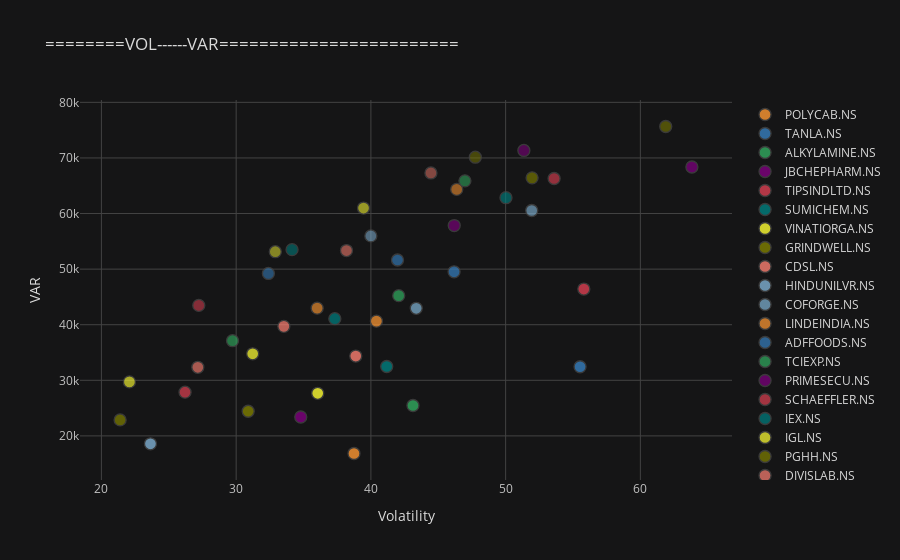

This figure's notebook cell:
### Code cell
df1.iplot(kind="scatter",
              x="Volatility%", y='Value at Risk',
              mode='markers',
              xTitle="Volatility", yTitle="VAR",
              title="========VOL------VAR========================", categories="Ticker",theme="solar")

### Figure 1 — Plotly figure (JSON) as saved in the notebook; plotly's stock layout.template omitted (floating-point values rounded to 4 significant figures)
{"data": [{"marker": {"color": "rgba(255, 153, 51, 1.0)", "line": {"width": 1.3}, "opacity": 0.8, "size": 12, "symbol": "circle"}, "mode": "markers", "name": "POLYCAB.NS", "textfont": {"color": "#D9D9D9"}, "type": "scatter", "x": [38.75], "y": [16830.0]}, {"marker": {"color": "rgba(55, 128, 191, 1.0)", "line": {"width": 1.3}, "opacity": 0.8, "size": 12, "symbol": "circle"}, "mode": "markers", "name": "TANLA.NS", "textfont": {"color": "#D9D9D9"}, "type": "scatter", "x": [55.52], "y": [32440.0]}, {"marker": {"color": "rgba(50, 171, 96, 1.0)", "line": {"width": 1.3}, "opacity": 0.8, "size": 12, "symbol": "circle"}, "mode": "markers", "name": "ALKYLAMINE.NS", "textfont": {"color": "#D9D9D9"}, "type": "scatter", "x": [43.12], "y": [25470.0]}, {"marker": {"color": "rgba(128, 0, 128, 1.0)", "line": {"width": 1.3}, "opacity": 0.8, "size": 12, "symbol": "circle"}, "mode": "markers", "name": "JBCHEPHARM.NS", "textfont": {"color": "#D9D9D9"}, "type": "scatter", "x": [34.79], "y": [23400.0]}, {"marker": {"color": "rgba(219, 64, 82, 1.0)", "line": {"width": 1.3}, "opacity": 0.8, "size": 12, "symbol": "circle"}, "mode": "markers", "name": "TIPSINDLTD.NS", "textfont": {"color": "#D9D9D9"}, "type": "scatter", "x": [55.8], "y": [46420.0]}, {"marker": {"color": "rgba(0, 128, 128, 1.0)", "line": {"width": 1.3}, "opacity": 0.8, "size": 12, "symbol": "circle"}, "mode": "markers", "name": "SUMICHEM.NS", "textfont": {"color": "#D9D9D9"}, "type": "scatter", "x": [41.17], "y": [32480.0]}, {"marker": {"color": "rgba(255, 255, 51, 1.0)", "line": {"width": 1.3}, "opacity": 0.8, "size": 12, "symbol": "circle"}, "mode": "markers", "name": "VINATIORGA.NS", "textfont": {"color": "#D9D9D9"}, "type": "scatter", "x": [36.05], "y": [27660.0]}, {"marker": {"color": "rgba(128, 128, 0, 1.0)", "line": {"width": 1.3}, "opacity": 0.8, "size": 12, "symbol": "circle"}, "mode": "markers", "name": "GRINDWELL.NS", "textfont": {"color": "#D9D9D9"}, "type": "scatter", "x": [30.89], "y": [24430.0]}, {"marker": {"color": "rgba(251, 128, 114, 1.0)", "line": {"width": 1.3}, "opacity": 0.8, "size": 12, "symbol": "circle"}, "mode": "markers", "name": "CDSL.NS", "textfont": {"color": "#D9D9D9"}, "type": "scatter", "x": [38.88], "y": [34360.0]}, {"marker": {"color": "rgba(128, 177, 211, 1.0)", "line": {"width": 1.3}, "opacity": 0.8, "size": 12, "symbol": "circle"}, "mode": "markers", "name": "HINDUNILVR.NS", "textfont": {"color": "#D9D9D9"}, "type": "scatter", "x": [23.64], "y": [18580.0]}, {"marker": {"color": "rgba(128, 177, 211, 0.8999999999999999)", "line": {"width": 1.3}, "opacity": 0.8, "size": 12, "symbol": "circle"}, "mode": "markers", "name": "COFORGE.NS", "textfont": {"color": "#D9D9D9"}, "type": "scatter", "x": [43.36], "y": [42950.0]}, {"marker": {"color": "rgba(255, 153, 51, 0.8999999999999999)", "line": {"width": 1.3}, "opacity": 0.8, "size": 12, "symbol": "circle"}, "mode": "markers", "name": "LINDEINDIA.NS", "textfont": {"color": "#D9D9D9"}, "type": "scatter", "x": [40.41], "y": [40640.0]}, {"marker": {"color": "rgba(55, 128, 191, 0.8999999999999999)", "line": {"width": 1.3}, "opacity": 0.8, "size": 12, "symbol": "circle"}, "mode": "markers", "name": "ADFFOODS.NS", "textfont": {"color": "#D9D9D9"}, "type": "scatter", "x": [46.17], "y": [49520.0]}, {"marker": {"color": "rgba(50, 171, 96, 0.8999999999999999)", "line": {"width": 1.3}, "opacity": 0.8, "size": 12, "symbol": "circle"}, "mode": "markers", "name": "TCIEXP.NS", "textfont": {"color": "#D9D9D9"}, "type": "scatter", "x": [42.06], "y": [45230.0]}, {"marker": {"color": "rgba(128, 0, 128, 0.8999999999999999)", "line": {"width": 1.3}, "opacity": 0.8, "size": 12, "symbol": "circle"}, "mode": "markers", "name": "PRIMESECU.NS", "textfont": {"color": "#D9D9D9"}, "type": "scatter", "x": [63.82], "y": [68370.0]}, {"marker": {"color": "rgba(219, 64, 82, 0.8999999999999999)", "line": {"width": 1.3}, "opacity": 0.8, "size": 12, "symbol": "circle"}, "mode": "markers", "name": "SCHAEFFLER.NS", "textfont": {"color": "#D9D9D9"}, "type": "scatter", "x": [26.21], "y": [27870.0]}, {"marker": {"color": "rgba(0, 128, 128, 0.8999999999999999)", "line": {"width": 1.3}, "opacity": 0.8, "size": 12, "symbol": "circle"}, "mode": "markers", "name": "IEX.NS", "textfont": {"color": "#D9D9D9"}, "type": "scatter", "x": [37.32], "y": [41080.0]}, {"marker": {"color": "rgba(255, 255, 51, 0.8999999999999999)", "line": {"width": 1.3}, "opacity": 0.8, "size": 12, "symbol": "circle"}, "mode": "markers", "name": "IGL.NS", "textfont": {"color": "#D9D9D9"}, "type": "scatter", "x": [31.23], "y": [34770.0]}, {"marker": {"color": "rgba(128, 128, 0, 0.8999999999999999)", "line": {"width": 1.3}, "opacity": 0.8, "size": 12, "symbol": "circle"}, "mode": "markers", "name": "PGHH.NS", "textfont": {"color": "#D9D9D9"}, "type": "scatter", "x": [21.39], "y": [22880.0]}, {"marker": {"color": "rgba(251, 128, 114, 0.8999999999999999)", "line": {"width": 1.3}, "opacity": 0.8, "size": 12, "symbol": "circle"}, "mode": "markers", "name": "DIVISLAB.NS", "textfont": {"color": "#D9D9D9"}, "type": "scatter", "x": [33.54], "y": [39700.0]}, {"marker": {"color": "rgba(251, 128, 114, 0.7999999999999998)", "line": {"width": 1.3}, "opacity": 0.8, "size": 12, "symbol": "circle"}, "mode": "markers", "name": "SKFINDIA.NS", "textfont": {"color": "#D9D9D9"}, "type": "scatter", "x": [27.15], "y": [32340.0]}, {"marker": {"color": "rgba(128, 177, 211, 0.7999999999999998)", "line": {"width": 1.3}, "opacity": 0.8, "size": 12, "symbol": "circle"}, "mode": "markers", "name": "CAPLIPOINT.NS", "textfont": {"color": "#D9D9D9"}, "type": "scatter", "x": [51.94], "y": [60550.0]}, {"marker": {"color": "rgba(255, 153, 51, 0.7999999999999998)", "line": {"width": 1.3}, "opacity": 0.8, "size": 12, "symbol": "circle"}, "mode": "markers", "name": "TIDEWATER.NS", "textfont": {"color": "#D9D9D9"}, "type": "scatter", "x": [36.01], "y": [42980.0]}, {"marker": {"color": "rgba(55, 128, 191, 0.7999999999999998)", "line": {"width": 1.3}, "opacity": 0.8, "size": 12, "symbol": "circle"}, "mode": "markers", "name": "ESABINDIA.NS", "textfont": {"color": "#D9D9D9"}, "type": "scatter", "x": [41.97], "y": [51650.0]}, {"marker": {"color": "rgba(50, 171, 96, 0.7999999999999998)", "line": {"width": 1.3}, "opacity": 0.8, "size": 12, "symbol": "circle"}, "mode": "markers", "name": "SUPREMEIND.NS", "textfont": {"color": "#D9D9D9"}, "type": "scatter", "x": [29.73], "y": [37130.0]}, {"marker": {"color": "rgba(128, 0, 128, 0.7999999999999998)", "line": {"width": 1.3}, "opacity": 0.8, "size": 12, "symbol": "circle"}, "mode": "markers", "name": "GULPOLY.NS", "textfont": {"color": "#D9D9D9"}, "type": "scatter", "x": [46.19], "y": [57840.0]}, {"marker": {"color": "rgba(219, 64, 82, 0.7999999999999998)", "line": {"width": 1.3}, "opacity": 0.8, "size": 12, "symbol": "circle"}, "mode": "markers", "name": "INTELLECT.NS", "textfont": {"color": "#D9D9D9"}, "type": "scatter", "x": [53.6], "y": [66300.0]}, {"marker": {"color": "rgba(0, 128, 128, 0.7999999999999998)", "line": {"width": 1.3}, "opacity": 0.8, "size": 12, "symbol": "circle"}, "mode": "markers", "name": "PRAJIND.NS", "textfont": {"color": "#D9D9D9"}, "type": "scatter", "x": [50.03], "y": [62850.0]}, {"marker": {"color": "rgba(255, 255, 51, 0.7999999999999998)", "line": {"width": 1.3}, "opacity": 0.8, "size": 12, "symbol": "circle"}, "mode": "markers", "name": "SANOFI.NS", "textfont": {"color": "#D9D9D9"}, "type": "scatter", "x": [22.08], "y": [29720.0]}, {"marker": {"color": "rgba(128, 128, 0, 0.7999999999999998)", "line": {"width": 1.3}, "opacity": 0.8, "size": 12, "symbol": "circle"}, "mode": "markers", "name": "RPGLIFE.NS", "textfont": {"color": "#D9D9D9"}, "type": "scatter", "x": [51.96], "y": [66420.0]}, {"marker": {"color": "rgba(128, 128, 0, 0.7)", "line": {"width": 1.3}, "opacity": 0.8, "size": 12, "symbol": "circle"}, "mode": "markers", "name": "FCL.NS", "textfont": {"color": "#D9D9D9"}, "type": "scatter", "x": [61.88], "y": [75660.0]}, {"marker": {"color": "rgba(251, 128, 114, 0.7)", "line": {"width": 1.3}, "opacity": 0.8, "size": 12, "symbol": "circle"}, "mode": "markers", "name": "BEL.NS", "textfont": {"color": "#D9D9D9"}, "type": "scatter", "x": [38.19], "y": [53340.0]}, {"marker": {"color": "rgba(128, 177, 211, 0.7)", "line": {"width": 1.3}, "opacity": 0.8, "size": 12, "symbol": "circle"}, "mode": "markers", "name": "AMRUTANJAN.NS", "textfont": {"color": "#D9D9D9"}, "type": "scatter", "x": [40.0], "y": [55970.0]}, {"marker": {"color": "rgba(255, 153, 51, 0.7)", "line": {"width": 1.3}, "opacity": 0.8, "size": 12, "symbol": "circle"}, "mode": "markers", "name": "AVANTIFEED.NS", "textfont": {"color": "#D9D9D9"}, "type": "scatter", "x": [46.37], "y": [64340.0]}, {"marker": {"color": "rgba(55, 128, 191, 0.7)", "line": {"width": 1.3}, "opacity": 0.8, "size": 12, "symbol": "circle"}, "mode": "markers", "name": "INGERRAND.NS", "textfont": {"color": "#D9D9D9"}, "type": "scatter", "x": [32.39], "y": [49230.0]}, {"marker": {"color": "rgba(50, 171, 96, 0.7)", "line": {"width": 1.3}, "opacity": 0.8, "size": 12, "symbol": "circle"}, "mode": "markers", "name": "ADORWELD.NS", "textfont": {"color": "#D9D9D9"}, "type": "scatter", "x": [46.98], "y": [65880.0]}, {"marker": {"color": "rgba(128, 0, 128, 0.7)", "line": {"width": 1.3}, "opacity": 0.8, "size": 12, "symbol": "circle"}, "mode": "markers", "name": "VINYLINDIA.NS", "textfont": {"color": "#D9D9D9"}, "type": "scatter", "x": [51.35], "y": [71350.0]}, {"marker": {"color": "rgba(219, 64, 82, 0.7)", "line": {"width": 1.3}, "opacity": 0.8, "size": 12, "symbol": "circle"}, "mode": "markers", "name": "VSTIND.NS", "textfont": {"color": "#D9D9D9"}, "type": "scatter", "x": [27.23], "y": [43480.0]}, {"marker": {"color": "rgba(0, 128, 128, 0.7)", "line": {"width": 1.3}, "opacity": 0.8, "size": 12, "symbol": "circle"}, "mode": "markers", "name": "KSB.NS", "textfont": {"color": "#D9D9D9"}, "type": "scatter", "x": [34.15], "y": [53500.0]}, {"marker": {"color": "rgba(255, 255, 51, 0.7)", "line": {"width": 1.3}, "opacity": 0.8, "size": 12, "symbol": "circle"}, "mode": "markers", "name": "EXPLEOSOL.NS", "textfont": {"color": "#D9D9D9"}, "type": "scatter", "x": [39.45], "y": [60990.0]}, {"marker": {"color": "rgba(255, 255, 51, 0.5999999999999999)", "line": {"width": 1.3}, "opacity": 0.8, "size": 12, "symbol": "circle"}, "mode": "markers", "name": "AJANTPHARM.NS", "textfont": {"color": "#D9D9D9"}, "type": "scatter", "x": [32.9], "y": [53130.0]}, {"marker": {"color": "rgba(128, 128, 0, 0.5999999999999999)", "line": {"width": 1.3}, "opacity": 0.8, "size": 12, "symbol": "circle"}, "mode": "markers", "name": "RSYSTEMS.NS", "textfont": {"color": "#D9D9D9"}, "type": "scatter", "x": [47.75], "y": [70140.0]}, {"marker": {"color": "rgba(251, 128, 114, 0.5999999999999999)", "line": {"width": 1.3}, "opacity": 0.8, "size": 12, "symbol": "circle"}, "mode": "markers", "name": "SHARDACROP.NS", "textfont": {"color": "#D9D9D9"}, "type": "scatter", "x": [44.46], "y": [67300.0]}], "layout": {"legend": {"bgcolor": "#151516", "font": {"color": "#D9D9D9"}}, "paper_bgcolor": "#151516", "plot_bgcolor": "#151516", "title": {"font": {"color": "#D9D9D9"}, "text": "========VOL------VAR========================"}, "xaxis": {"gridcolor": "#434343", "showgrid": true, "tickfont": {"color": "#C2C2C2"}, "title": {"font": {"color": "#D9D9D9"}, "text": "Volatility"}, "zerolinecolor": "#666570"}, "yaxis": {"gridcolor": "#434343", "showgrid": true, "tickfont": {"color": "#C2C2C2"}, "title": {"font": {"color": "#D9D9D9"}, "text": "VAR"}, "zerolinecolor": "#666570"}}}
